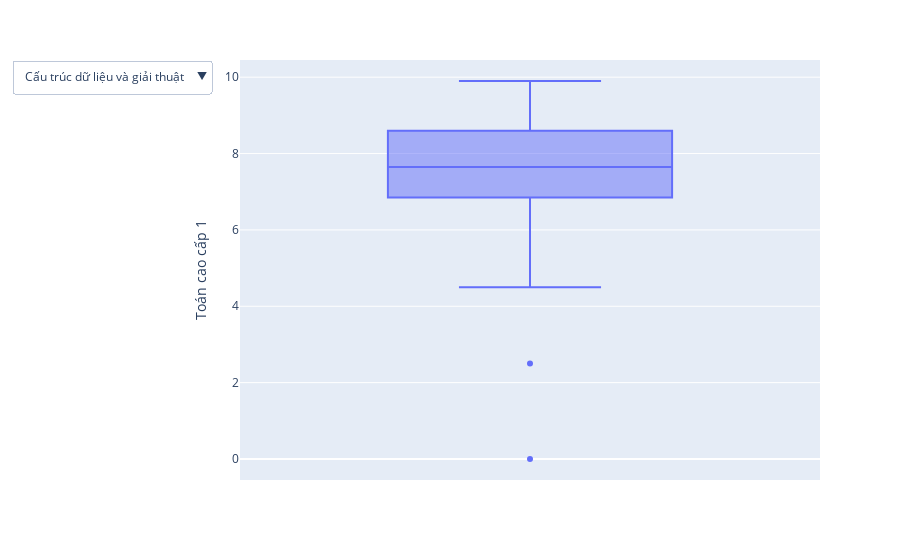

The cell this chart's notebook holds for it:
### Code cell
fig = px.box(df, y='Toán cao cấp 1', hover_data={'Họ và tên': True})
fig.update_layout(
    updatemenus=[
        dict(
            buttons=list([
                dict(
                    args=["y", 'Cấu trúc dữ liệu và giải thuật'],
                    label="Cấu trúc dữ liệu và giải thuật",
                    method="restyle"
                ),
                dict(
                    args=["y", 'Toán cao cấp 1'],
                    label="Toán cao cấp 1",
                    method="restyle"
                )
            ])
        ),
    ]
)

### Figure 1 — Plotly figure (JSON) as saved in the notebook; plotly's stock layout.template omitted (floating-point values rounded to 4 significant figures)
{"data": [{"alignmentgroup": "True", "customdata": [["Đinh Tuấn Anh"], ["Hà Bảo Anh"], ["Lưu Đức Anh"], ["Trần Nam Bá"], ["Ngô Đức Bảo"], ["Trịnh Thị Bảo Bảo"], ["Đỗ Xuân Đức Chung"], ["Phạm Tài Đức Phú Đa"], ["Lê Tấn Đạt"], ["Phạm Hà Văn Đông"], ["Trịnh Ngọc Đức"], ["Tăng Hoài Duy"], ["Thái Thị Hiền"], ["Phạm Thế Hiển"], ["Trần Minh Hiếu"], ["Nguyễn Thị Thanh Hòa"], ["Ngô Quốc Hoàng"], ["Hồ Quang Huy"], ["Lương Quang Khải"], ["Phạm Hoàng Duy Khang"], ["Lê Mỹ Thanh Lành"], ["Trần Hồ Phi Long"], ["Trương Thị Cẩm Ly"], ["Quách Trọng Nghĩa"], ["Nguyễn Thành Nhân"], ["Nguyễn Văn Phúc Nhân"], ["Lưu Thị Yến Nhi"], ["Lê Huy Phát"], ["Lê Thanh Phong"], ["Phan Nguyễn Mai Phương"], ["Vũ Minh Quang"], ["Nguyễn Quang Quốc"], ["Dương Văn Sang"], ["Nguyễn Tuấn Sinh"], ["Phạm Trung Sơn"], ["Nguyễn Tiến Sỹ"], ["Văn Sỹ"], ["Lê Duy Tâm"], ["Phan Nguyễn Trọng Tân"], ["Trương Nguyễn Duy Tân"], ["Đỗ Văn Thắng"], ["Nguyễn Đức Thịnh"], ["Phạm Huỳnh Trường Thịnh"], ["Trần Xuân Thủy"], ["Lê Văn Tiến"], ["Nguyễn Đặng Minh Toại"], ["Huỳnh Minh Toàn"], ["Nguyễn Anh Toàn"], ["Lưu Hoàng Ngọc Trinh"], ["Lê Văn Trung"], ["Nguyễn Tuấn Trung"], ["Phạm Thành Trung"], ["Phan Chí Trung"], ["Đào Duy Trường"], ["Đoàn Minh Trường"], ["Huỳnh Anh Tú"], ["Nguyễn Văn Anh Tuấn"], ["Phạm Minh Tuấn"], ["Phan Lê Hoàng Việt"], ["Trần Tuấn Vũ"]], "hovertemplate": "Toán cao cấp 1=%{y}<br>Họ và tên=%{customdata[0]}<extra></extra>", "legendgroup": "", "marker": {"color": "#636efa"}, "name": "", "notched": false, "offsetgroup": "", "orientation": "v", "showlegend": false, "type": "box", "x0": " ", "xaxis": "x", "y": [8.5, 7.1, 8.4, 8.6, 9.5, 8.6, 5.4, 8.5, 4.5, 6.7, 7.6, 7.6, 9, 8.1, 7.9, 9.8, 9.8, 9, 7.5, 6.5, 5.6, 8.9, 8.4, 6.1, 2.5, 7.4, 9.5, 7.5, 9.5, 7.1, 8.6, 7.7, 9.1, 7.9, 8, 8.1, 7.5, 9.2, 6, 6.7, 7.4, 5.7, 7.9, 9.5, 7, 7, 8.5, 8.8, 6.4, 7.4, 7.5, 9.9, 6.6, 7.6, 0, 7.7, 6, 7, 5.7, 9.6], "y0": " ", "yaxis": "y"}], "layout": {"boxmode": "group", "legend": {"tracegroupgap": 0}, "margin": {"t": 60}, "updatemenus": [{"buttons": [{"args": ["y", "Cấu trúc dữ liệu và giải thuật"], "label": "Cấu trúc dữ liệu và giải thuật", "method": "restyle"}, {"args": ["y", "Toán cao cấp 1"], "label": "Toán cao cấp 1", "method": "restyle"}]}], "xaxis": {"anchor": "y", "domain": [0, 1]}, "yaxis": {"anchor": "x", "domain": [0, 1], "title": {"text": "Toán cao cấp 1"}}}}
